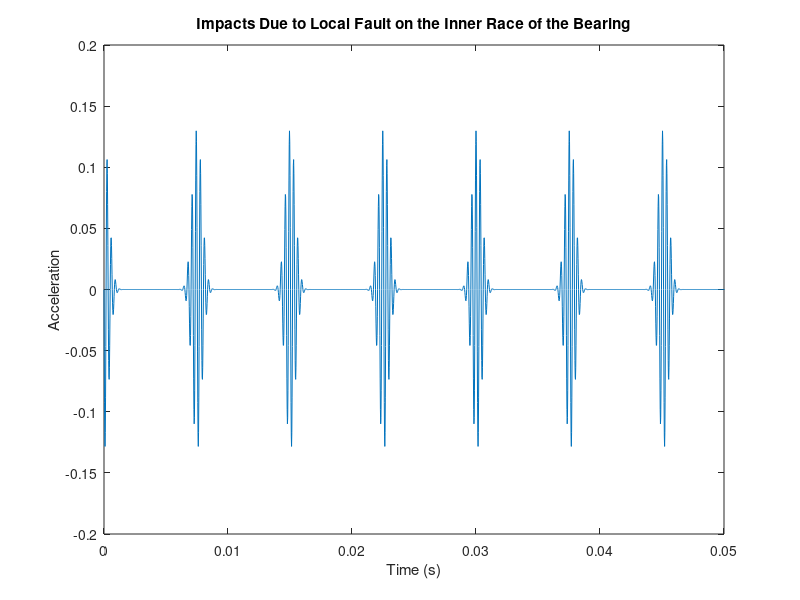
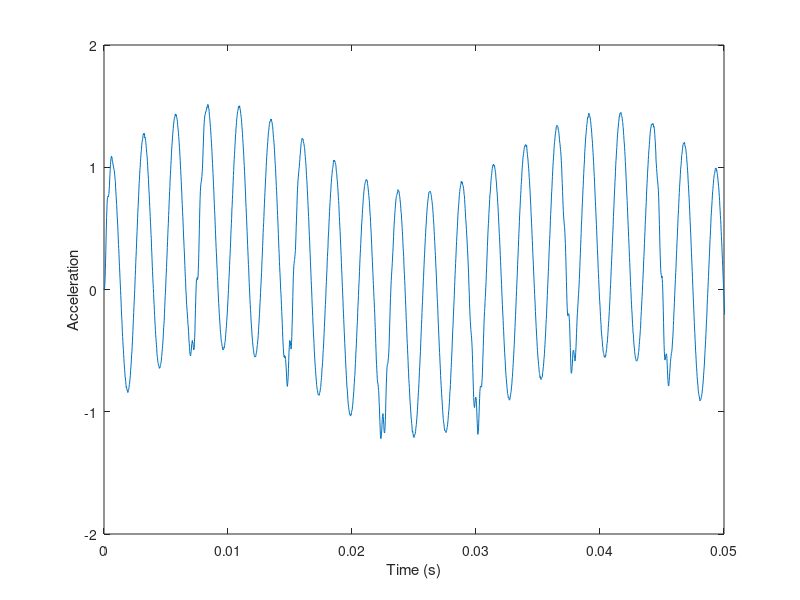

Write the MATLAB code that produced these figures, in order. (Note: this script raises an error after producing the figures.)
%% Clear
clear 
clf;


%% System setup
fs = 48e3;          % Sample Rate (Hz)

Np = 13;            % Number of teeth on pinion
Ng = 35;            % Number of teeth on gear

fPin = 30;        % Pinion (Input) shaft frequency (Hz)

fGear = fPin*Np/Ng; % Gear (Output) shaft frequency (Hz)

fMesh = fPin*Np;    % Gear Mesh frequency (Hz)

t = 0:1/fs:20-1/fs;

vfIn = 0.4*sin(2*pi*fPin*t);    % Pinion waveform     
vfOut = 0.2*sin(2*pi*fGear*t);  % Gear waveform
vMesh = sin(2*pi*fMesh*t);      % Gear-mesh waveform

vNoFault = vfIn + vfOut + vMesh;                          
%% Bearing
n = 7;         % Number of rolling element bearings
d = 0.004;      % Diameter of rolling elements 
p = 0.015;      % Pitch diameter of bearing
thetaDeg = 0;

bpfi = n*fPin/2*(1 + d/p*cosd(thetaDeg)); % Ballpass frequency, inner race
bpfo = n*fPin/2*(1 - d/p*cosd(thetaDeg)); % Ballpass frequency, outer race
fImpact = 3000;
tImpact = 0:1/fs:5e-3-1/fs;
xImpact = 0.4*sin(2*pi*fImpact*tImpact);
window  = kaiser(length(tImpact),40);

xImpactWindowed = xImpact.*window';

xComb = zeros(size(t));
xComb(1:round(fs/bpfi):end) = 1;
xBper = 0.33*conv(xComb,xImpactWindowed,'same');


%% Figures 
figure(1)
plot(t,xBper)
xlim([0 0.05])
xlabel('Time (s)')
ylabel('Acceleration')
title('Impacts Due to Local Fault on the Inner Race of the Bearing')

vBNoFaultNoisy = awgn(vNoFault,45);
vBFaultNoisy = awgn(xBper + vNoFault,45);

figure(2)
plot(t,vBFaultNoisy)
xlim([0 0.05])
xlabel('Time (s)')
ylabel('Acceleration')

figure(3)
pspectrum([vBFaultNoisy' vBNoFaultNoisy' ],fs,'FrequencyResolution',1,'FrequencyLimits',[0 10*bpfi])
legend('Damaged','Healthy')
title('Bearing Vibration Spectra')
grid off

%% Envelope 
vBFaultNoisyHP = highpass(vBFaultNoisy,1000,fs);
vBNoFaultNoisyHP = highpass(vBNoFaultNoisy,1000,fs);
vBFaultNoisyAbs = abs(vBFaultNoisyHP);
vBNoFaultNoisyAbs = abs(vBNoFaultNoisyHP);
vBFaultNoisyEnv = lowpass(vBFaultNoisyAbs,500,fs);
vBNoFaultNoisyEnv = lowpass(vBNoFaultNoisyAbs,500,fs);

BPFIharmImpact = (0:10)*bpfi;
BPFOharmImpact = (0:10)*bpfo;
[xBPFI,yBPFI] = meshgrid(BPFIharmImpact,ylim);
[xBPFO,yBPFO] = meshgrid(BPFOharmImpact,ylim);

figure(4)
ax1 = tiledlayout(4,1);
nexttile
plot(t,vBFaultNoisy,t,vBNoFaultNoisy)
xlim([0 0.05])
nexttile
plot(t,vBFaultNoisyHP,t,vBNoFaultNoisyHP)
xlim([0 0.05])
nexttile
plot(t,vBFaultNoisyAbs,t,vBNoFaultNoisyAbs)
xlim([0 0.05])
nexttile
plot(t,vBFaultNoisyEnv,t,vBNoFaultNoisyEnv)
xlim([0 0.05])

figure(5)
ax1 = tiledlayout(4,1);
nexttile
pspectrum([vBFaultNoisy' vBNoFaultNoisy'], fs,'FrequencyResolution',1)
nexttile
pspectrum([vBFaultNoisyHP' vBNoFaultNoisyHP'], fs,'FrequencyResolution',1)
nexttile
pspectrum([vBFaultNoisyAbs' vBNoFaultNoisyAbs'], fs,'FrequencyResolution',1)
nexttile
pspectrum([vBFaultNoisyEnv' vBNoFaultNoisyEnv'], fs,'FrequencyResolution',1,'FrequencyLimits',[0 10*bpfi])
hold on 
plot(xBPFI*1e-3,yBPFI,':g')
plot(xBPFO*1e-3,yBPFO,':r')
legend('Damaged','Healthy','BPFI harmonics','BPFO harmonics')
